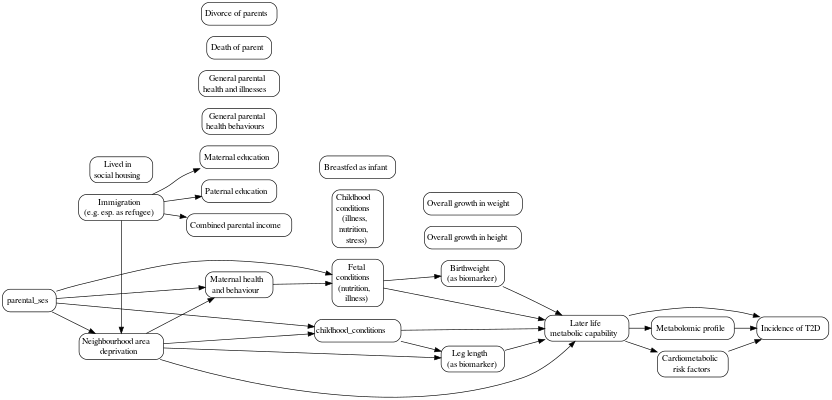

Write the R code that produced this figure.

library(magrittr)

grviz_to_svg <- function(gv_file, .save = FALSE) {
    svg_output <- DiagrammeR::grViz(gv_file) %>%
        DiagrammeRsvg::export_svg() %>%
        charToRaw()

    svg_file <- fs::path_ext_set(gv_file, "svg") %>%
        fs::path_file()

    if (.save) {
        rsvg::rsvg_svg(svg_output,
                       file = here::here("images", svg_file))
        return(invisible())
    }
    return(svg_output)
}

grviz_to_png <- function(gv_file, height, width) {
    png_output <- grviz_to_svg(gv_file)

    png_file <- fs::path_ext_set(gv_file, "png") %>%
        fs::path_file()
    png_output %>%
        rsvg::rsvg_png(here::here("images", png_file),
                       height = height, width = width)

    return(invisible())
}

grviz_to_png(here::here("R/dag.gv"), height = 600, width = 1200)
grviz_to_svg(here::here("R/dag.gv"), .save = TRUE)
